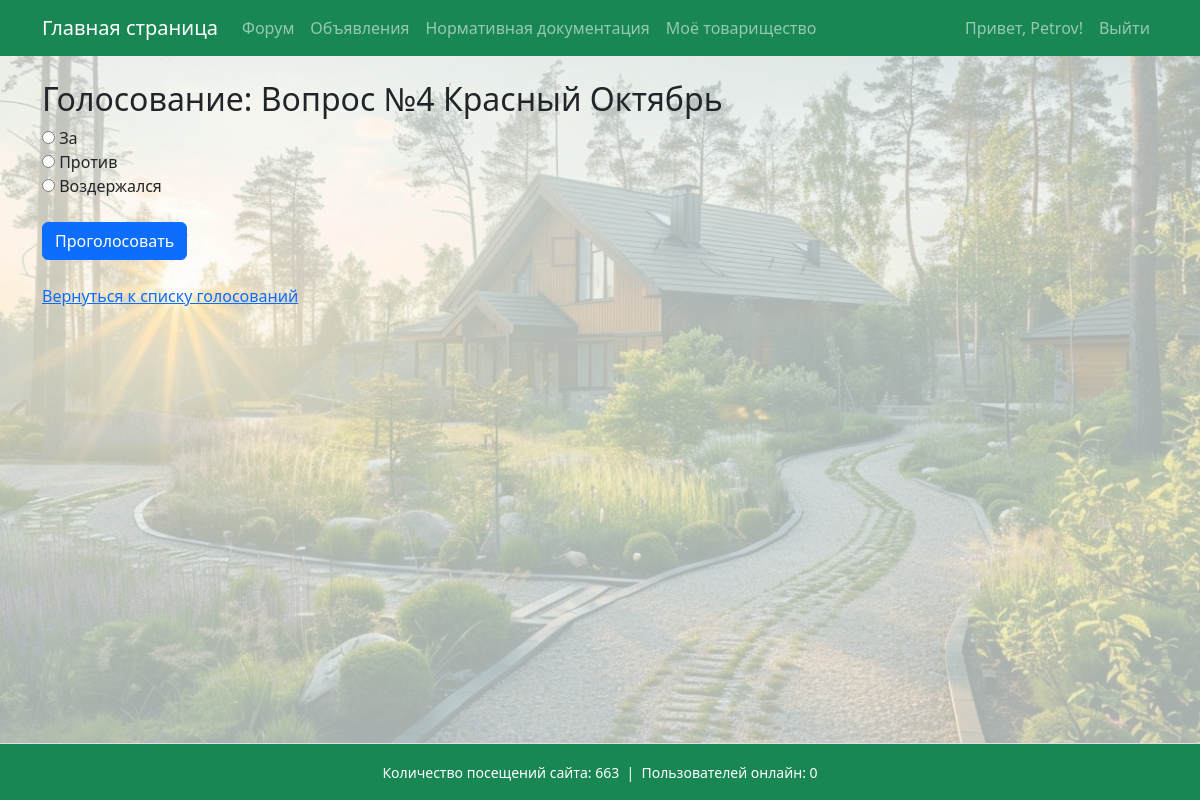
Before: /voting/6/ (signed in) with the older database file.
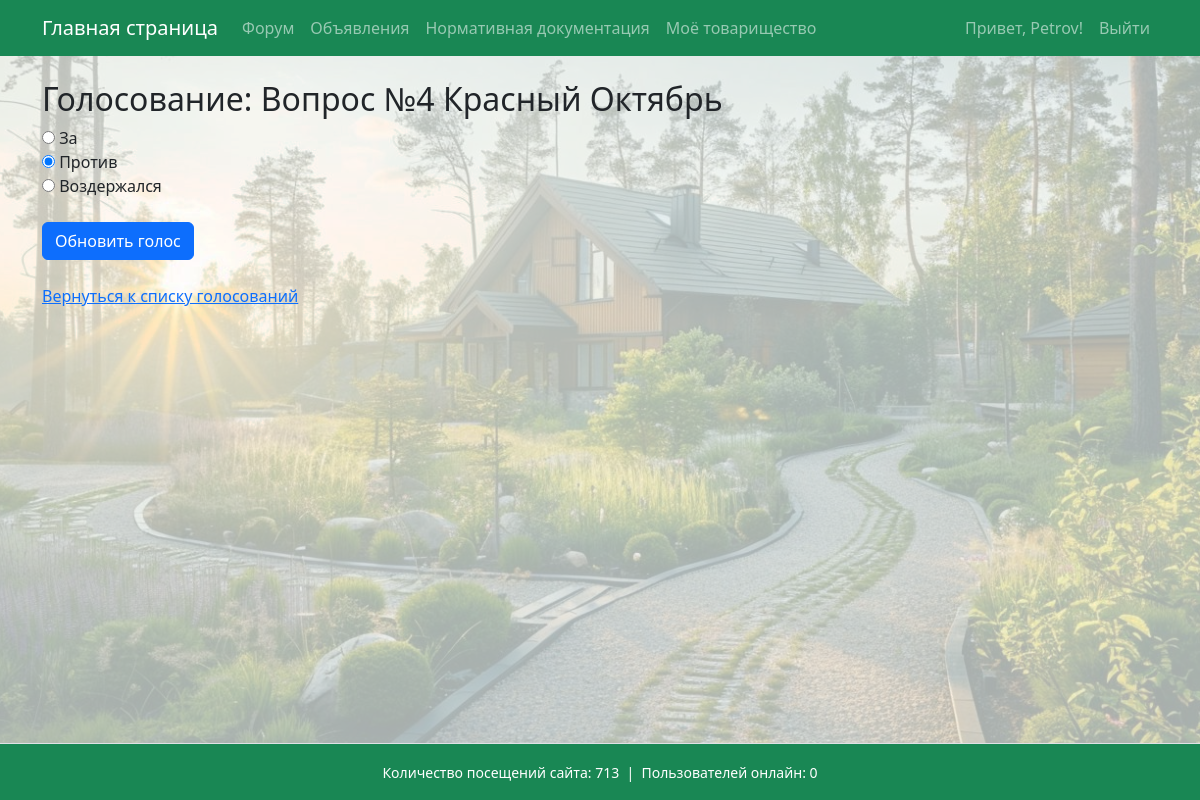
After: the same page with the newer database file.
### garden/models.py (models this page shows, shortened)
class Vote(models.Model):
    VOTE_CHOICES = [
        ('for', 'За'),
        ('against', 'Против'),
        ('abstained', 'Воздержался'),
    ]
    voting = models.ForeignKey(Voting, on_delete=models.CASCADE, related_name='votes')
    user = models.ForeignKey(User, on_delete=models.CASCADE)
    choice = models.CharField(max_length=10, choices=VOTE_CHOICES)

### garden/views.py (the view)
# urls.py: path('voting/<int:voting_id>/', views.voting_detail, name='voting_detail'),
@login_required
def voting_detail(request, voting_id):
    voting = get_object_or_404(Voting, id=voting_id)
    user_vote = Vote.objects.filter(voting=voting, user=request.user).first()
    voting_closed = not voting.active
    if not request.user.profile.can_vote:
        message = "Вам запрещено голосовать. Пожалуйста, свяжитесь с администрацией для уточнения."
        return render(request, 'voting_list.html', {'warning_message': message})
    if not voting_closed and request.method == 'POST':
        choice = request.POST.get('choice')
        if choice not in ['for', 'against', 'abstained']:
            error = "Пожалуйста, выберите ваш вариант."
        else:
            if user_vote:
                user_vote.choice = choice
                user_vote.save()
            else:
                Vote.objects.create(voting=voting, user=request.user, choice=choice)
            return redirect('voting_detail', voting_id=voting_id)
    else:
        error = None
    return render(request, 'voting_detail.html', {
        'voting': voting,
        'user_vote': user_vote,
        'voting_closed': voting_closed,
        'error': error,
    })

### garden/context_processors.py (called while the page is built)
def total_visits_processor(request):
    counter, created = PageVisit.objects.get_or_create(page_name='main_page')
    return {
        'total_visits': counter.visits
    }

def online_users_processor(request):
    now = timezone.now()
    active_threshold = now - timedelta(seconds=40)  # считаем активными за последние 40 секунд
    online_count = Profile.objects.filter(last_seen__gte=active_threshold).count()
    return {'online_users': online_count}

### garden/templates/voting_detail.html (shortened to what this page needs)
{% extends 'base.html' %}
{% block content %}
<h2>Голосование: {{ voting.question }}</h2>
{% if voting_closed %}
    {% if user_vote %}
        <p>Голосование завершено. Ваш голос:
            <strong>
                {% if user_vote.choice == 'for' %}За
                {% elif user_vote.choice == 'against' %}Против
                {% elif user_vote.choice == 'abstained' %}Воздержался
                {% endif %}
            </strong>
        </p>
    {% else %}
        <p>Голосование завершено.</p>
    {% endif %}
    <a href="{% url 'voting_list' %}">Вернуться к списку голосований</a>
{% else %}
    <form method="post">
        <label>
            <input type="radio" name="choice" value="for"
                {% if user_vote and user_vote.choice == 'for' %}checked{% endif %}>
            За
        </label><br>
        <label>
            <input type="radio" name="choice" value="against"
                {% if user_vote and user_vote.choice == 'against' %}checked{% endif %}>
            Против
        </label><br>
        <label>
            <input type="radio" name="choice" value="abstained"
                {% if user_vote and user_vote.choice == 'abstained' %}checked{% endif %}>
            Воздержался
        </label><br><br>
        <button type="submit" class="btn btn-primary">
            {% if user_vote %}Обновить голос{% else %}Проголосовать{% endif %}
        </button>
    </form>
    <br>
    <a href="{% url 'voting_list' %}">Вернуться к списку голосований</a>
{% endif %}
{% endblock %}

### templates/base.html (shortened to what this page needs)
<!DOCTYPE html>
<html lang="ru">
<head>
    <link rel="stylesheet" href="https://cdn.jsdelivr.net/npm/bootstrap@5.3.0/dist/css/bootstrap.min.css">
</head>
<body>
    <div class="page-container">
        <nav class="navbar navbar-expand-lg navbar-dark bg-success mb-4">
            <div class="container">
                <a class="navbar-brand" href="{% url 'main_page' %}">Главная страница</a>
                <div class="collapse navbar-collapse" id="navbarSupportedContent">
                    <ul class="navbar-nav me-auto mb-2 mb-lg-0">
                        <li class="nav-item"><a class="nav-link" href="{% url 'forum' %}">Форум</a></li>
                        <li class="nav-item"><a class="nav-link" href="{% url 'ads' %}">Объявления</a></li>
                        <li class="nav-item"><a class="nav-link" href="https://strb.by/" target="_blank" rel="noopener noreferrer">Нормативная документация</a></li>
                        <li class="nav-item"><a class="nav-link" href="{% url 'my_community' %}">Моё товарищество</a></li>
                    </ul>
                    <ul class="navbar-nav ms-auto mb-2 mb-lg-0">
                        {% if user.is_authenticated %}
                            <li class="nav-item">
                                <span class="nav-link">Привет, {{ user.username }}!</span>
                            </li>
                            <li class="nav-item">
                                <a class="nav-link" href="#" onclick="event.preventDefault(); document.getElementById('logout-form').submit();">
                                    Выйти
                                </a>
                            </li>
                        {% else %}
                            <li class="nav-item"><a class="nav-link" href="{% url 'login' %}">Войти</a></li>
                        {% endif %}
                    </ul>
                </div>
            </div>
        </nav>
        <main class="content-wrap container">
            {% block content %}
            {% endblock %}
        </main>
        <footer class="bg-success text-center py-3 mt-4 border-top text-white">
            <div class="container">
                <small>
                    Количество посещений сайта: {{ total_visits }}
                      &nbsp;|&nbsp;
                    Пользователей онлайн: {{ online_users }}
                </small>
            </div>
        </footer>
    </div>
</body>
</html>

Changed rows visible on the page:
added Vote: choice "☐ За", choice "☑ Против", choice "☐ Воздержался"
Other visible differences:
{{ total_visits }}: "663" → "713"
form field choice: "☐ За" → (not shown)
form field choice: "☐ Против" → (not shown)
form field choice: "☐ Воздержался" → (not shown)
text no longer shown: "Проголосовать"
text now shown: "Обновить голос"
